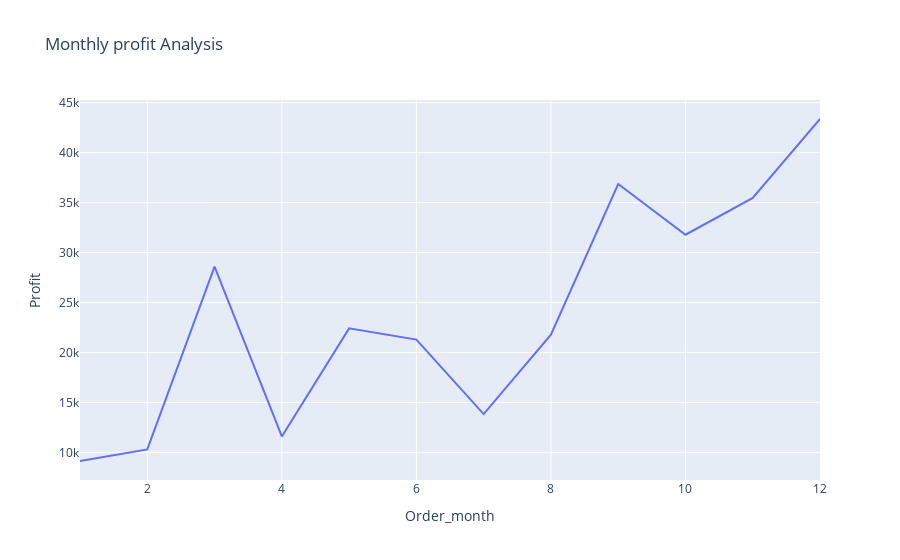

Source (notebook cell):
### Code cell
fig = px.line(profit_by_month,x='Order_month',y='Profit',title='Monthly profit Analysis')
fig.show()

### Figure 1 — Plotly figure (JSON) as saved in the notebook; plotly's stock layout.template omitted (floating-point values rounded to 4 significant figures)
{"data": [{"hovertemplate": "Order_month=%{x}<br>Profit=%{y}<extra></extra>", "legendgroup": "", "line": {"color": "#636efa", "dash": "solid"}, "marker": {"symbol": "circle"}, "mode": "lines", "name": "", "orientation": "v", "showlegend": false, "type": "scatter", "x": [1, 2, 3, 4, 5, 6, 7, 8, 9, 10, 11, 12], "xaxis": "x", "y": [9134.0, 10290.0, 28590.0, 11590.0, 22410.0, 21290.0, 13830.0, 21780.0, 36860.0, 31780.0, 35470.0, 43370.0], "yaxis": "y"}], "layout": {"legend": {"tracegroupgap": 0}, "title": {"text": "Monthly profit Analysis"}, "xaxis": {"anchor": "y", "domain": [0, 1], "title": {"text": "Order_month"}}, "yaxis": {"anchor": "x", "domain": [0, 1], "title": {"text": "Profit"}}}}
